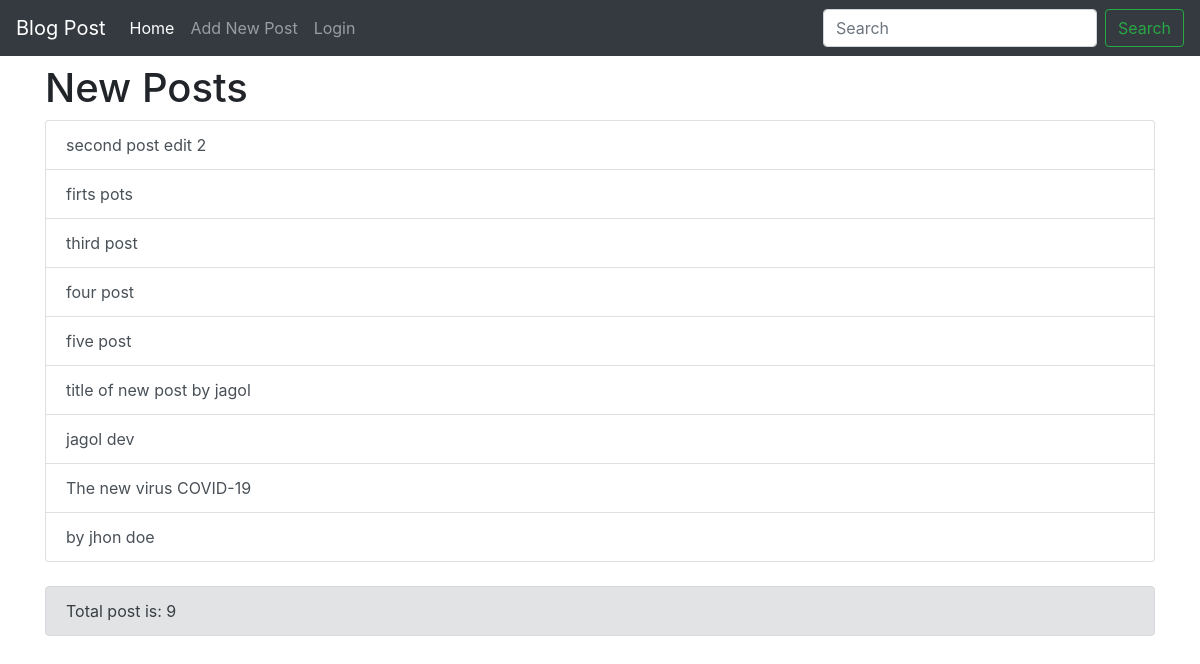
The page / on the database its author committed.
### tables this page shows
CREATE TABLE IF NOT EXISTS `blogs` (
  `id` int(11) NOT NULL AUTO_INCREMENT,
  `user_id` int(11) NOT NULL DEFAULT '0',
  `title` char(255) NOT NULL DEFAULT '0',
  `body` text NOT NULL,
  `slug` varchar(255) DEFAULT NULL,
  `date_published` datetime NOT NULL,
  PRIMARY KEY (`id`)
);

### application/controllers/pages.php (called while the page is built, shortened)
<?php
 class pages extends CI_Controller{
 public function __construct(){
 	$this->load->library('session');
 }
 	 public function view($param = null){
 	 	if ($param == null) {
		 	 	$page = "home";
		 	 	$data['title'] = "New Posts";
		 	 	$data['blogs'] = $this->posts_model->get_posts();
		 	 	$data['total'] = count($data['blogs']);
		 	 	$this->load->view('templates/header');
		 	 	$this->load->view('pages/'.$page,$data);
		 	 	$this->load->view('templates/footer');
 	 		}
		}
 	}

### index.php (called while the page is built, shortened)
<?php
require_once BASEPATH.'core/CodeIgniter.php';

### application/models/posts_model.php (called while the page is built, shortened)
<?php
class posts_model extends CI_Model{
		  public function get_posts(){
		  $query = 	$this->db->get('blogs');
		  return $query->result_array();
		  }
}

### application/views/pages/home.php (the view, shortened to what this page needs)
<h1><?=$title;  ?></h1>
<ul class="list-group">
	<?php foreach ($blogs as $row) {?>
		<a class="list-group-item list-group-item-action" href=" <?= base_url();?><?= $row['slug'];?>"><?= $row['title'];?></a>
	 <?php   } ?>
</ul>
<br>
<div class="alert alert-secondary" role="alert">
	Total post is: <?=$total;?>
</div>

### application/views/templates/header.php (shortened to what this page needs)
<!DOCTYPE html>
<html>
<head>
	<link rel="stylesheet" href=" <?=base_url(); ?>css/bootstrap.min.css">
</head>
<body>
 <header>
  <nav class="navbar navbar-expand-md navbar-dark  bg-dark">
    <a class="navbar-brand" href="<?=base_url()?>">Blog Post</a>
    <div class="collapse navbar-collapse" id="navbarCollapse">
      <ul class="navbar-nav mr-auto">
        <li class="nav-item active">
          <a class="nav-link" href="<?=base_url()?>">Home <span class="sr-only">(current)</span></a>
        </li>
        <li class="nav-item">
          <a class="nav-link" href="add">Add New Post</a>
        </li>
        <?php if ($this->session->logged_in) {?>
          <li class="nav-item">
          <a class="nav-link" href="<?=base_url()?>logout" tabindex="-1" aria-disabled="true">Logout</a>
        </li>
        <li class="nav-item">
          <a class="nav-link" href="#"><?=$this->session->fullname;?></a>
        </li>
      <?php  } else{?>
           <li class="nav-item">
          <a class="nav-link" href="<?=base_url()?>login" tabindex="-1" aria-disabled="true">Login</a>
        </li>
        <?php } ?>
      </ul>
      <form class="form-inline mt-2 mt-md-0" method="post" action="<?= base_url();?>search ">
        <input class="form-control mr-sm-2" type="text" name="search" placeholder="Search" aria-label="Search">
        <button class="btn btn-outline-success my-2 my-sm-0" type="submit">Search</button>
      </form>
    </div>
  </nav>
</header>
<div class="container mt-2">

### application/views/templates/footer.php (shortened to what this page needs)
</body>
</html>

### rows shown on the page
blogs: title "second post edit 2"
blogs: title "firts pots"
blogs: title "third post"
blogs: title "four post"
blogs: title "five post"
blogs: title "title of new post by jagol"
blogs: title "jagol dev"
blogs: title "The new virus COVID-19"
blogs: title "by jhon doe"

### other values the page prints
$title "New Posts"
$total "9"
